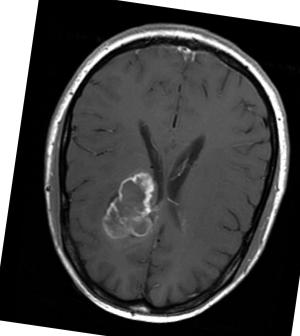
#> input picture augmented data/yes/aug_Y101_0_1433.jpg, 300 x 336 px, found by its file name; its folder holds 4 pictures in this run
$ jupyter execute --allow-errors 'Brain Tumor Detection.ipynb'   (shell and % lines are left out)
#> lines starting #> are read from the running program, lines starting #| are printed output that depends on the picture; after the words box and inside, x2 and y2 are one past the last pixel; in counts of white or black regions, pixels touching at a corner belong together
# Brain Tumor Detection Using a Convolutional Neural Network

**About the Brain MRI Images dataset:**<br>
The dataset contains 2 folders: yes and no which contains 253 Brain MRI Images. The folder yes contains 155 Brain MRI Images that are tumorous and the folder no contains 98 Brain MRI Images that are non-tumorous. You can find it [here](https://www.kaggle.com/navoneel/brain-mri-images-for-brain-tumor-detection).

## Import Necessary Modules

[cell 1]
import tensorflow as tf
from tensorflow.keras.layers import Conv2D, Input, ZeroPadding2D, BatchNormalization, Activation, MaxPooling2D, Flatten, Dense
from tensorflow.keras.models import Model, load_model
from tensorflow.keras.callbacks import TensorBoard, ModelCheckpoint
from sklearn.model_selection import train_test_split
from sklearn.metrics import f1_score
from sklearn.utils import shuffle
import cv2
import imutils
import numpy as np
import matplotlib.pyplot as plt
import time
from os import listdir

## Data Preparation & Preprocessing

In order to crop the part that contains only the brain of the image, I used a cropping technique to find the extreme top, bottom, left and right points of the brain. You can read more about it here [Finding extreme points in contours with OpenCV](https://www.pyimagesearch.com/2016/04/11/finding-extreme-points-in-contours-with-opencv/).

[cell 2]
def crop_brain_contour(image, plot=False):

    #import imutils
    #import cv2
    #from matplotlib import pyplot as plt

    # Convert the image to grayscale, and blur it slightly
    gray = cv2.cvtColor(image, cv2.COLOR_BGR2GRAY)
    gray = cv2.GaussianBlur(gray, (5, 5), 0)

    # Threshold the image, then perform a series of erosions +
    # dilations to remove any small regions of noise
    thresh = cv2.threshold(gray, 45, 255, cv2.THRESH_BINARY)[1]
    thresh = cv2.erode(thresh, None, iterations=2)
    thresh = cv2.dilate(thresh, None, iterations=2)

    # Find contours in thresholded image, then grab the largest one
    cnts = cv2.findContours(thresh.copy(), cv2.RETR_EXTERNAL, cv2.CHAIN_APPROX_SIMPLE)
    cnts = imutils.grab_contours(cnts)
    c = max(cnts, key=cv2.contourArea)


    # Find the extreme points
    extLeft = tuple(c[c[:, :, 0].argmin()][0])
    extRight = tuple(c[c[:, :, 0].argmax()][0])
    extTop = tuple(c[c[:, :, 1].argmin()][0])
    extBot = tuple(c[c[:, :, 1].argmax()][0])

    # crop new image out of the original image using the four extreme points (left, right, top, bottom)
    new_image = image[extTop[1]:extBot[1], extLeft[0]:extRight[0]]

    if plot:
        plt.figure()

        plt.subplot(1, 2, 1)
        plt.imshow(image)

        plt.tick_params(axis='both', which='both',
                        top=False, bottom=False, left=False, right=False,
                        labelbottom=False, labeltop=False, labelleft=False, labelright=False)

        plt.title('Original Image')

        plt.subplot(1, 2, 2)
        plt.imshow(new_image)

        plt.tick_params(axis='both', which='both',
                        top=False, bottom=False, left=False, right=False,
                        labelbottom=False, labeltop=False, labelleft=False, labelright=False)

        plt.title('Cropped Image')

        plt.show()

    return new_image

In order to better understand what it's doing, let's grab an image from the dataset and apply this cropping function to see the result:

[cell 3]
ex_img = cv2.imread('yes/Y1.jpg')
#> (the rest of this cell did not finish here and is left out)

### Load up the data:

The following function takes two arguments, the first one is a list of directory paths for the folders 'yes' and 'no' that contain the image data and the second argument is the image size, and for every image in both directories and does the following:
1. Read the image.
2. Crop the part of the image representing only the brain.
3. Resize the image (because the images in the dataset come in different sizes (meaning width, height and # of channels). So, we want all of our images to be (240, 240, 3) to feed it as an input to the neural network.
4. Apply normalization because we want pixel values to be scaled to the range 0-1.
5. Append the image to <i>X</i> and its label to <i>y</i>.<br>

After that, Shuffle <i>X</i> and <i>y</i>, because the data is ordered (meaning the arrays contains the first part belonging to one class and the second part belonging to the other class, and we don't want that).<br>
Finally, Return <i>X</i> and <i>y</i>.

[cell 4]
def load_data(dir_list, image_size):
    """
    Read images, resize and normalize them.
    Arguments:
        dir_list: list of strings representing file directories.
    Returns:
        X: A numpy array with shape = (#_examples, image_width, image_height, #_channels)
        y: A numpy array with shape = (#_examples, 1)
    """
#> called with image_size = (240, 240)

    # load all images in a directory
    X = []
    y = []
    image_width, image_height = image_size

    for directory in dir_list:
        for filename in listdir(directory):
            # load the image
            image = cv2.imread(directory + '\\' + filename)
#> image is the input picture: shape (336, 300, 3); min 0, max 255, mean 68.8
            # crop the brain and ignore the unnecessary rest part of the image
            image = crop_brain_contour(image, plot=False)
#> call 2 of crop_brain_contour, with plot = False
#> in crop_brain_contour (call 2), `gray = cv2.GaussianBlur(gray, (5, 5), 0)`:
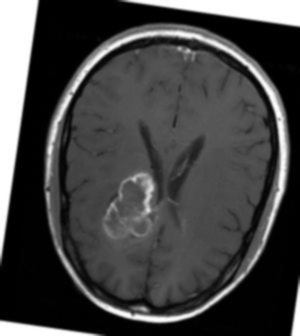
#> gray: shape (336, 300); min 0, max 255, mean 68.7
#> in crop_brain_contour (call 2), `thresh = cv2.threshold(gray, 45, 255, cv2.THRESH_BINARY)[1]`:
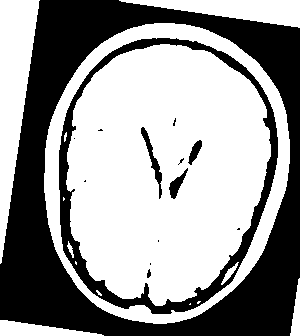
#> thresh: shape (336, 300); 60% white; 14 black regions (8 under 20 px), largest, box (x1, y1, x2, y2) and area: (0, 0, 300, 336) 32941, (59, 38, 278, 314) 6617, (141, 127, 162, 199) 346, (169, 168, 188, 199) 217, (188, 140, 202, 165) 165, (147, 269, 151, 278) 25
#> in crop_brain_contour (call 2), `thresh = cv2.erode(thresh, None, iterations=2)`:
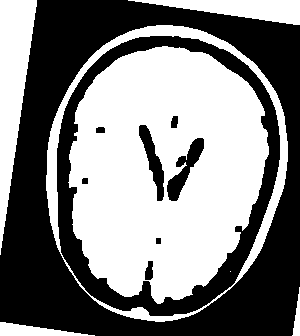
#> thresh: shape (336, 300); 51% white; 9 black regions, largest, box (x1, y1, x2, y2) and area: (0, 0, 300, 336) 36492, (57, 36, 280, 316) 10980, (167, 138, 204, 201) 849
#> in crop_brain_contour (call 2), `thresh = cv2.dilate(thresh, None, iterations=2)`:
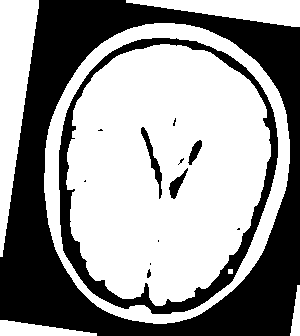
#> thresh: shape (336, 300); 59.7% white; 13 black regions (7 under 20 px)
#> in crop_brain_contour (call 2), `cnts = cv2.findContours(thresh.copy(), cv2.RETR_EXTERNAL, cv2.CHAIN_AP..`: cnts = 5 contours; box (x1, y1, x2, y2) and area: (44, 23, 290, 324) 58109, (0, 0, 39, 257) 5149, (126, 0, 300, 27) 2447, (0, 320, 97, 336) 820, (290, 285, 300, 336) 260
#> in crop_brain_contour (call 2), `c = max(cnts, key=cv2.contourArea)`: c = contour of 382 points, box (x1, y1, x2, y2) (44, 23, 290, 324), area 58109
#> in crop_brain_contour (call 2), `extLeft = tuple(c[c[:, :, 0].argmin()][0])`: extLeft = (44, 173)
#> in crop_brain_contour (call 2), `extRight = tuple(c[c[:, :, 0].argmax()][0])`: extRight = (289, 163)
#> in crop_brain_contour (call 2), `extTop = tuple(c[c[:, :, 1].argmin()][0])`: extTop = (154, 23)
#> in crop_brain_contour (call 2), `extBot = tuple(c[c[:, :, 1].argmax()][0])`: extBot = (153, 323)
#> in crop_brain_contour (call 2), `new_image = image[extTop[1]:extBot[1], extLeft[0]:extRight[0]]`:
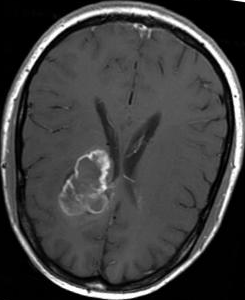
#> new_image: shape (300, 245, 3); min 0, max 255, mean 63.9
            # resize image
            image = cv2.resize(image, dsize=(image_width, image_height), interpolation=cv2.INTER_CUBIC)
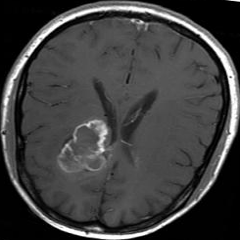
#> image: shape (240, 240, 3); min 0, max 255, mean 63.9
            # normalize values
            image = image / 255.
            # convert image to numpy array and append it to X
            X.append(image)
            # append a value of 1 to the target array if the image
            # is in the folder named 'yes', otherwise append 0.
            if directory[-3:] == 'yes':
                y.append([1])
            else:
                y.append([0])

    X = np.array(X)
    y = np.array(y)

    # Shuffle the data
    X, y = shuffle(X, y)

    print(f'Number of examples is: {len(X)}')
    print(f'X shape is: {X.shape}')
    print(f'y shape is: {y.shape}')

    return X, y

Load up the data that we augmented earlier in the Data Augmentation notebook.<br>
**Note:** the augmented data directory contains not only the new generated images but also the original images.

[cell 5]
augmented_path = 'augmented data/'

# augmented data (yes and no) contains both the original and the new generated examples
augmented_yes = augmented_path + 'yes'
augmented_no = augmented_path + 'no'

IMG_WIDTH, IMG_HEIGHT = (240, 240)

#> (the rest of this cell did not finish here and is left out)

As we see, we have 2065 images. Each images has a shape of **(240, 240, 3)=(image_width, image_height, number_of_channels)**

### Plot sample images:

[cell 6]
# [33 lines left out: function plot_sample_images, not called in this run]

#> (a cell that did not finish here is left out)

### Split the data:
Split <i>X</i> and <i>y</i> into training, validation (development) and validation sets.

[cell 8]
# [20 lines left out: function split_data, not called in this run]

Let's use the following way to split:<br>
1. 70% of the data for training.
2. 15% of the data for validation.
3. 15% of the data for testing.

#> (a cell that did not finish here is left out)

#> (a cell that did not finish here is left out)

Some helper functions:

[cell 11]
# Nicely formatted time string
# [5 lines left out: function hms_string, not called in this run]

[cell 12]
# [7 lines left out: function compute_f1_score, not called in this run]

# Build the model

Let's build a convolutional neural network model:

[cell 13]
def build_model(input_shape):
    """
    Arugments:
        input_shape: A tuple representing the shape of the input of the model. shape=(image_width, image_height, #_channels)
    Returns:
        model: A Model object.
    """
    # Define the input placeholder as a tensor with shape input_shape.
    X_input = Input(input_shape) # shape=(?, 240, 240, 3)

    # Zero-Padding: pads the border of X_input with zeroes
    X = ZeroPadding2D((2, 2))(X_input) # shape=(?, 244, 244, 3)

    # CONV -> BN -> RELU Block applied to X
    X = Conv2D(32, (7, 7), strides = (1, 1), name = 'conv0')(X)
    X = BatchNormalization(axis = 3, name = 'bn0')(X)
    X = Activation('relu')(X) # shape=(?, 238, 238, 32)

    # MAXPOOL
    X = MaxPooling2D((4, 4), name='max_pool0')(X) # shape=(?, 59, 59, 32)

    # MAXPOOL
    X = MaxPooling2D((4, 4), name='max_pool1')(X) # shape=(?, 14, 14, 32)

    # FLATTEN X
    X = Flatten()(X) # shape=(?, 6272)
    # FULLYCONNECTED
    X = Dense(1, activation='sigmoid', name='fc')(X) # shape=(?, 1)

    # Create model. This creates your Keras model instance, you'll use this instance to train/test the model.
    model = Model(inputs = X_input, outputs = X, name='BrainDetectionModel')

    return model

Define the image shape:

[cell 14]
IMG_SHAPE = (IMG_WIDTH, IMG_HEIGHT, 3)
#> IMG_SHAPE = (240, 240, 3)

#> (a cell that did not finish here is left out)
